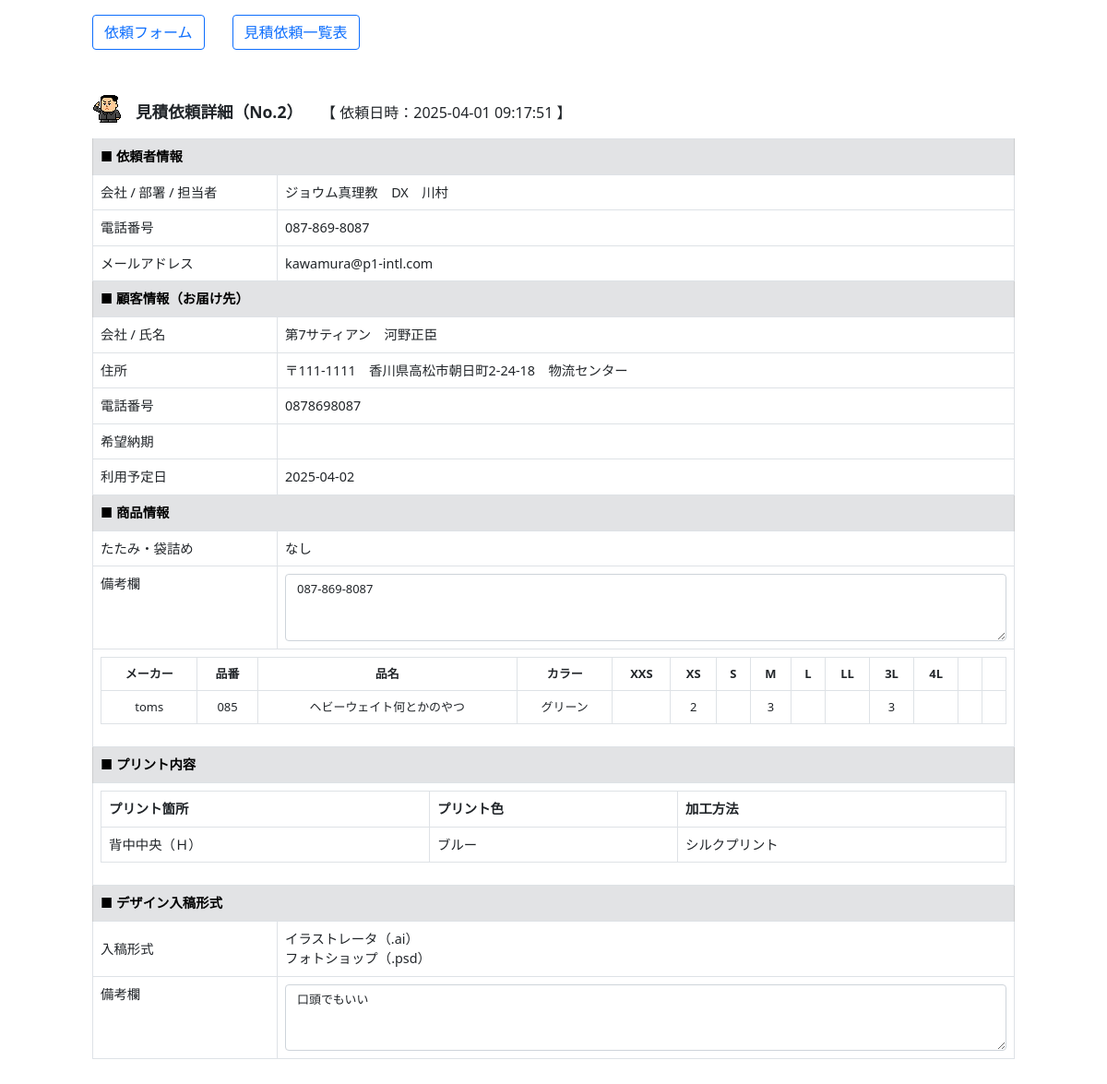
The page /est_detail/2 (signed in) on the database its author committed.
### estimation/models.py (models this page shows, shortened)
class Estimation(models.Model):
    est_num=models.IntegerField("見積番号",default=0)
    est_day=models.CharField("見積日時",max_length=255,blank=True,null=True)
    com=models.CharField("会社名",max_length=255,blank=True,null=True)
    busho=models.CharField("部署",max_length=255,blank=True,null=True)
    tantou=models.CharField("担当者",max_length=255,blank=True,null=True)
    tel=models.CharField("電話番号",max_length=255,blank=True,null=True)
    mail=models.CharField("メール",max_length=255,blank=True,null=True)
    cus_com=models.CharField("顧客_会社名",max_length=255,blank=True,null=True)
    cus_name=models.CharField("顧客_氏名",max_length=255,blank=True,null=True)
    cus_yubin=models.CharField("顧客_郵便番号",max_length=255,blank=True,null=True)
    cus_adress=models.CharField("顧客_住所",max_length=255,blank=True,null=True)
    cus_tel=models.CharField("顧客_電話番号",max_length=255,blank=True,null=True)
    cus_send_day=models.CharField("顧客_納期",max_length=255,blank=True,null=True)
    cus_use_day=models.CharField("顧客_使用日",max_length=255,blank=True,null=True)
    shouhin_tatami=models.CharField("商品_たたみ袋",max_length=255,blank=True,null=True)
    shouhin_bikou=models.CharField("商品_備考",max_length=255,blank=True,null=True)
    print_bikou=models.CharField("プリント_備考",max_length=255,blank=True,null=True)
    design_yes=models.CharField("入稿データ",max_length=255,blank=True,null=True)

class Shouhin(models.Model):
    est_num=models.IntegerField("見積番号",default=0)
    maker=models.CharField("メーカー",max_length=255,blank=True,null=True)
    shouhin_num=models.CharField("商品番号",max_length=255,blank=True,null=True)
    shouhin_name=models.CharField("商品名",max_length=255,blank=True,null=True)
    color=models.CharField("カラー",max_length=255,blank=True,null=True)
    size=models.CharField("サイズ",max_length=255,blank=True,null=True)
    suryo=models.CharField("数量",max_length=255,blank=True,null=True)

class Print(models.Model):
    est_num=models.IntegerField("見積番号",default=0)
    point=models.CharField("プリント箇所",max_length=255,blank=True,null=True)
    color=models.CharField("プリント色",max_length=255,blank=True,null=True)
    way=models.CharField("加工方法",max_length=255,blank=True,null=True)

### estimation/views.py (the view)
# urls.py: path('est_detail/<int:est_num>', est_detail, name="est_detail"),
@login_required
def est_detail(request,est_num):
    est_data=Estimation.objects.get(est_num=est_num)
    shouhin_data=Shouhin.objects.filter(est_num=est_num)
    print_data=Print.objects.filter(est_num=est_num)
    shouhin_list=[]
    for i in shouhin_data:
        li_1=["メーカー","品番","品名","カラー"]
        for h in eval(i.size):
            li_1.append(h)
        li_2=[i.maker,i.shouhin_num,i.shouhin_name,i.color]
        for h in eval(i.suryo):
            li_2.append(h)
        shouhin_list.append([li_1,li_2])
    print_list=[]
    for i in print_data:
        print_list.append({"point":i.point,"color":i.color,"way":i.way})
    design_list=[]
    design_type=["イラストレータ（.ai）","フォトショップ（.psd）","画像データ（.jpg / .tiff / .pdf）","手書きデータ","その他（右の備考欄にご記入ください）"]
    design_yes=eval(est_data.design_yes)
    for i in range(len(design_yes)):
        if design_yes[i]==True:
            design_list.append(design_type[i])
    params={
        "est_data":est_data,
        "shouhin_list":shouhin_list,
        "print_list":print_list,
        "design_list":design_list,
    }
    return render(request,"estimation/detail.html",params)

### estimation/templates/estimation/detail.html (shortened to what this page needs)
{% load static %}
<!DOCTYPE html>
<html lang="ja">
<head>
    <link rel="stylesheet" href="{% static 'main.css' %}">
    <link href="https://cdn.jsdelivr.net/npm/bootstrap@5.0.2/dist/css/bootstrap.min.css" rel="stylesheet">
    <link rel="stylesheet" href="https://cdn.jsdelivr.net/npm/bootstrap-icons@1.8.0/font/bootstrap-icons.css">
</head>
<body>
    <div class="mt-3 mb-5" style="margin: 0 auto; width: 1000px;">
        <div class="flex2">
            <div><a href="{% url 'est:index' %}"><button type="button" class="btn btn-outline-primary">依頼フォーム</button></a></div>
            <div style="margin-left: 30px;"><a href="{% url 'est:list_index' %}"><button type="button" class="btn btn-outline-primary">見積依頼一覧表</button></a></div>
        </div>
        <div class="flex2 mt-5" style="align-items: end;">
            <div><img src="{% static 'kim_jong_un.gif' %}"></div>
            <div style="font-size: 1.1em; font-weight: bold; margin-left: 15px;">見積依頼詳細（No.{{est_data.est_num}}）</div>
            <div style="margin-left: 20px;">【 依頼日時：{{est_data.est_day}} 】</div>
        </div>
        <div class="mt-3">
            <table class="table table-bordered detail" style="font-size: 0.9em; width: 1000px;">
                <tbody>
                    <tr>
                        <th colspan="2" class="table-secondary">■ 依頼者情報</th>
                    </tr>
                    <tr>
                        <td>会社 / 部署 / 担当者</td>
                        <td>{{est_data.com}}　{{est_data.busho}}　{{est_data.tantou}}</td>
                    </tr>
                    <tr>
                        <td>電話番号</td>
                        <td>{{est_data.tel}}</td>
                    </tr>
                    <tr>
                        <td>メールアドレス</td>
                        <td>{{est_data.mail}}</td>
                    </tr>
                    <tr>
                        <th colspan="2" class="table-secondary">■ 顧客情報（お届け先）</th>
                    </tr>
                    <tr>
                        <td style="width: 200px;">会社 / 氏名</td>
                        <td>{{est_data.cus_com}}　{{est_data.cus_name}}</td>
                    </tr>
                    <tr>
                        <td>住所</td>
                        <td>〒{{est_data.cus_yubin}}　{{est_data.cus_adress}}</td>
                    </tr>
                    <tr>
                        <td>電話番号</td>
                        <td>{{est_data.cus_tel}}</td>
                    </tr>
                    <tr>
                        <td>希望納期</td>
                        <td>{{est_data.cus_send_day}}</td>
                    </tr>
                    <tr>
                        <td>利用予定日</td>
                        <td>{{est_data.cus_use_day}}</td>
                    </tr>
                    <tr>
                        <th colspan="2" class="table-secondary">■ 商品情報</th>
                    </tr>
                    <tr>
                        <td>たたみ・袋詰め</td>
                        <td>{{est_data.shouhin_tatami}}</td>
                    </tr>
                    <tr>
                        <td style="vertical-align: top;">備考欄</td>
                        <td><textarea class="form-control" style="font-size: 0.9em;" rows="3">{{est_data.shouhin_bikou}}</textarea></td>
                    </tr>
                    {% for i in shouhin_list %}
                    <tr>
                        <td colspan="2">
                            <table class="table table-bordered" style="font-size: 0.9em;">
                                <tr>
                                    {% for h in i.0 %}
                                    <th style="text-align: center;">{{h}}</th>
                                    {% endfor %}
                                </tr>
                                <tr>
                                    {% for h in i.1 %}
                                    <td style="text-align: center;">{{h}}</td>
                                    {% endfor %}
                                </tr>
                            </table>
                        </td>
                    </tr>
                    {% endfor %}
                    <tr>
                        <th colspan="2" class="table-secondary">■ プリント内容</th>
                    </tr>
                    <tr>
                        <td colspan="2">
                            <table class="table table-bordered">
                                <tr>
                                    <th>プリント箇所</th>
                                    <th>プリント色</th>
                                    <th>加工方法</th>
                                </tr>
                                {% for i in print_list %}
                                <tr>
                                    <td>{{i.point}}</td>
                                    <td>{{i.color}}</td>
                                    <td>{{i.way}}</td>
                                </tr>
                                {% endfor %}
                            </table>
                        </td>
                    </tr>
                    <tr>
                        <th colspan="2" class="table-secondary">■ デザイン入稿形式</th>
                    </tr>
                    <tr>
                        <td>入稿形式</td>
                        <td>
                            {% for i in design_list %}
                                {{i}}<br>
                            {% endfor %}
                        </td>
                    </tr>
                    <tr>
                        <td style="vertical-align: top;">備考欄</td>
                        <td><textarea class="form-control" style="font-size: 0.9em;" rows="3">{{est_data.print_bikou}}</textarea></td>
                    </tr>
                </tbody>
            </table>
        </div>
    </div>
</body>
</html>

### estimation/static/main.css (style rules this page uses)
.flex2 { display: flex; flex-wrap: wrap; }
.size th,td { text-align: center; vertical-align: middle; }
.detail th,td { text-align: left; vertical-align: middle; }

### rows shown on the page
Estimation: est_num "2", est_day "2025-04-01 09:17:51", com "ジョウム真理教", busho "DX", tantou "川村", tel "087-869-8087", mail "kawamura@p1-intl.com", cus_com "第7サティアン", cus_name "河野正臣", cus_yubin "111-1111", cus_adress "香川県高松市朝日町2-24-18 物流センター", cus_tel "0878698087", cus_use_day "2025-04-02", shouhin_tatami "なし", shouhin_bikou "087-869-8087", print_bikou "口頭でもいい"
Shouhin: 1 "toms" "085" "ヘビーウェイト何とかのやつ" "グリーン"
Print: point "背中中央（Ｈ）", color "ブルー", way "シルクプリント"

### other values the page prints
{{ h }} "メーカー" "品番" "品名" "カラー" "XXS" "XS" "S" "M" "L" "LL" "3L" "4L"
{{ h }} "2" "3" "3"
{{ i }} "イラストレータ（.ai）" "フォトショップ（.psd）"
